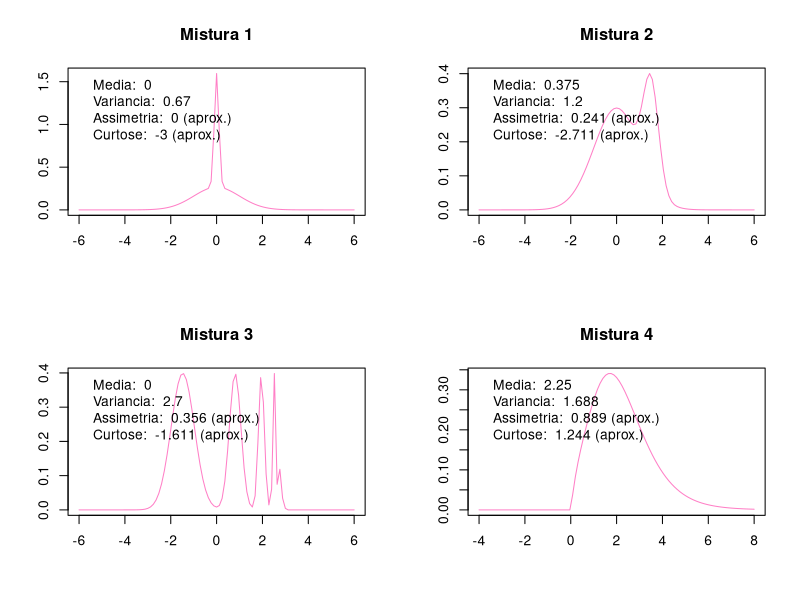
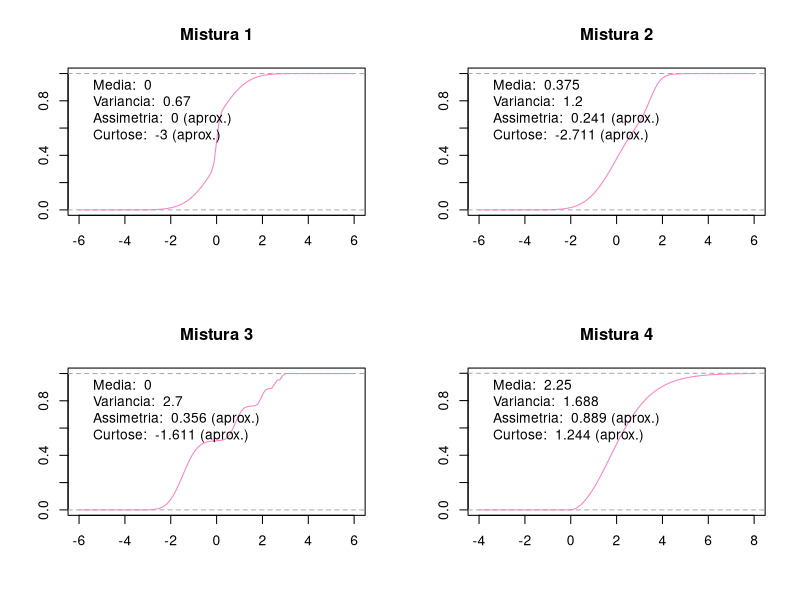
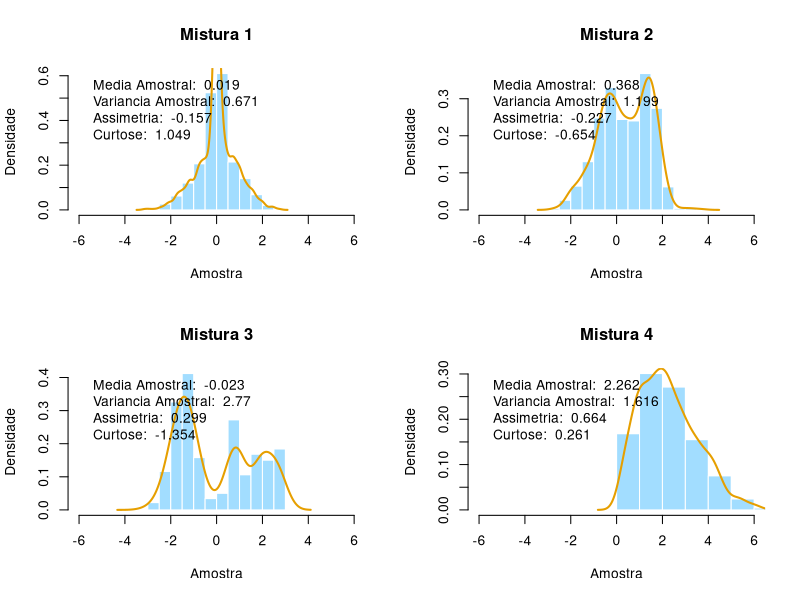
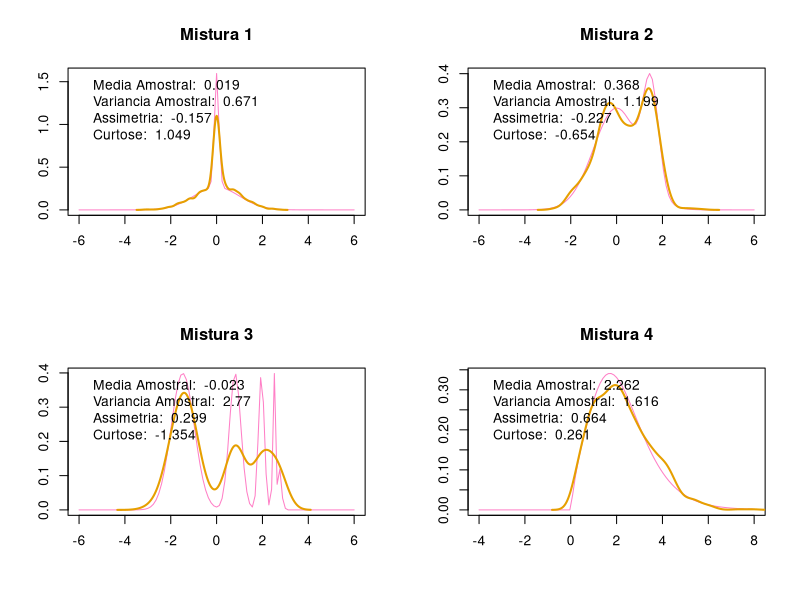
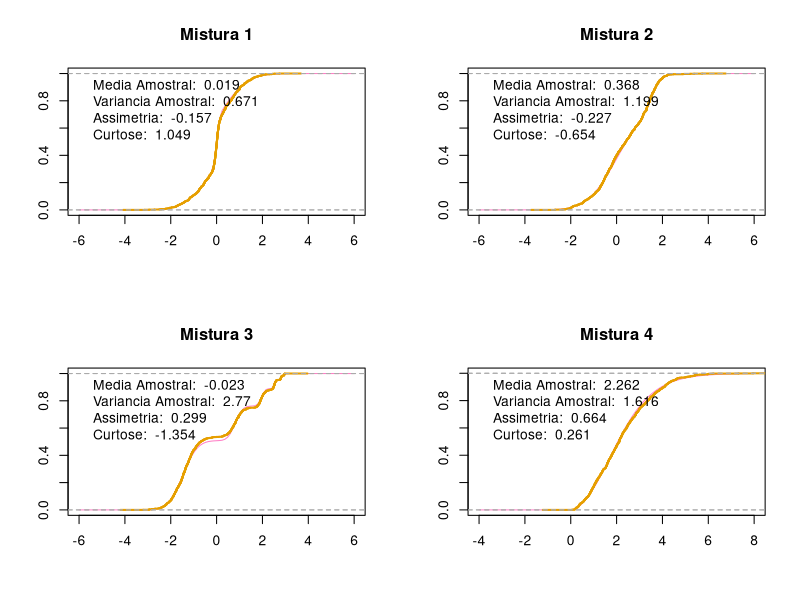

These figures' R source, in order:
## ---- chunk 1
knitr::opts_chunk$set(echo = FALSE)
## ---- chunk 2
# Bibliotecas:
library(e1071)
# Paletas de Cores Utilizadas:
  cores <- c(
    "#FF7FC6", "#D55E00", "#E69F00", "#F0E442","#0072B2", "#A2DDFF", "#009E73", ## Paleta Wong
    "#FFFFFF", "#AAAAAA", "#000000" ## Neutras
    )
## ---- chunk 3
#### Funções para calcular e visualizar as densidade das misturas ######################. -----

## "d.": Calcula a função de densidade de probabilidade.
## "p.": Calcula a função de distribuição acumulada.
## "c.": Calcula as estatísticas.

## x: Variavel.
## p: Vetor de pesos.
## mi: Vetor de medias.
## dp: Vetor de desvios padrao.

d.Mist.norm <- function(x, p, mi, dp) {
  densidade <- 0 ## Cria o vetor de densidades.
  for (i in 1:length(p)) {
    densidade <- densidade+p[i]*dnorm(x, mean = mi[i], sd = dp[i]) ## Soma as densidades.
  }
  return(densidade)
}

p.Mist.norm <- function(x, p, mi, dp) {
  p.acumulada <- rep(0, length(x))
  for (i in 1:length(p)) {
    p.acumulada <- p.acumulada+p[i]*pnorm(x, mean = mi[i], sd = dp[i])
  }
  return(p.acumulada)
}

c.Mist.Norm <- function(p, mi, dp) {
  media <- sum(p*mi) ## Calcula a média (exato).
  variancia <- sum(p*(dp**2+mi**2))-media**2 ## Calcula a variância (exato).
  assimetria <- sum(p*((mi-media)/sqrt(variancia))**3) ## Calcula o coeficiente de assimetria usando momentos (aproximado).
  curtose <- sum(p*((mi-media)/sqrt(variancia))**4)-3 ## Calcula o excesso de curtose usando momentos (aproximado).
  return(list(media = media, 
              variancia = variancia, 
              assimetria = assimetria, 
              curtose = curtose)) ## Retorna uma lista contendo as estatísticas.
}

d.Mist.gama <- function(x, p, forma, taxa) {
  densidade <- 0 ## Cria o vetor de densidades.
  for (i in 1:length(p)) {
    densidade <- densidade+p[i]*dgamma(x, shape = forma[i], rate = taxa[i]) ## Soma as densidades.
  }
  return(densidade)
}

p.Mist.gama <- function(x, p, forma, taxa) {
  p.acumulada <- rep(0, length(x))
  for (i in 1:length(p)) {
    p.acumulada <- p.acumulada+p[i]*pgamma(x, shape = forma[i], rate = taxa[i])
  }
  return(p.acumulada)
}

c.Mist.gama <- function(p, forma, taxa) {
  media <- sum(p*(forma/taxa)) ## Calcula a média (exato).
  variancia <- sum(p*(forma/taxa**2+(forma/taxa)**2))-media**2 ## Calcula a variância (exato).
  assimetria <- sum(p*(2/sqrt(forma)))/sqrt(variancia) ## Calcula o coeficiente de assimetria usando momentos (aproximado).
  curtose <- sum(p*(6/forma))/variancia ## Calcula o excesso de curtose usando momentos (aproximado).
  return(list(media = media, 
              variancia = variancia, 
              assimetria = assimetria, 
              curtose = curtose)) ## Retorna uma lista contendo as estatísticas.
}
#########################################################################################.
## ---- chunk 4
set.seed(666) ## Define a semente.

# 1) -----
pesos1 <- c(2/3, 1/3) ## Vetor de pesos.
medias1 <- c(0, 0) ## Vetor de medias.
desvios1 <- c(1, 1/10) ## Vetor de desvios padrao.
estatisticas.pop1 <- c.Mist.Norm(p = pesos1, mi = medias1, dp = desvios1) ## Calcula as estatísticas.

# 2) -----
pesos2 <- c(3/4, 1/4) ## Vetor de pesos.
medias2 <- c(0, 3/2) ## Vetor de medias.
desvios2 <- c(1, 1/3) ## Vetor de desvios padrao.
estatisticas.pop2 <- c.Mist.Norm(p = pesos2, mi = medias2, dp = desvios2) ## Calcula as estatísticas.

# 3) -----
pesos3 <- sapply(0:5, function(i) (2^(5 - i)) / 63) ## Vetor de pesos.
medias3 <- sapply(0:5, function(i) (65 - 96 *(1/2)**i) / 21) ## Vetor de medias.
desvios3 <- sapply(0:5, function(i) sqrt((32/63)**2 / 2**(2*i))) ## Vetor de desvios padrao.
estatisticas.pop3 <- c.Mist.Norm(p = pesos3, mi = medias3, dp = desvios3) ## Calcula as estatísticas.

# 4) -----
pesos4 <- c(0.5, 0.5) ## Vetor de pesos.
formas4 <- c(2, 5) ## Vetor de formas.
taxas4 <- c(1, 2) ## Vetor de taxas.
estatisticas.pop4 <- c.Mist.gama(p = pesos4, forma = formas4, taxa = taxas4) ## Calcula as estatísticas.

# Armazenando as estatísticas em uma lista
lista.estatisticas <- list(estatisticas.pop1, estatisticas.pop2, estatisticas.pop3, estatisticas.pop4) ## Armazenando as estatísticas em uma lista

for (i in 1:4) {
  elementos <- lista.estatisticas[[i]] ## Separa os elementos de cada mistura.
  texto <- c(paste("Mistura ", i, ":"),
             paste("Media: ", round(elementos$media, 3)), 
             paste("Variancia: ", round(elementos$variancia, 3)),
             paste("Assimetria: ", round(elementos$assimetria, 3), "(aprox.)"),
             paste("Curtose: ", round(elementos$curtose, 3), "(aprox.)")) ## Armazena as estatísticas
  cat(texto, sep = "\n") ## Imprime as estatísticas.
  cat("\n\n") ## Adiciona um espaço para separar as informações de cada mistura.
}
## ---- chunk 5
par(mfrow = c(2,2)) ## Configura o layout gráfico.

# 1) -----
curve(d.Mist.norm(x, p = pesos1, mi = medias1, dp = desvios1), 
      main = "Mistura 1",
      xlab = "", ylab = "",
      from = -6, to = 6, col = cores[1]) ## Plota a curva de densidade.
legend("topleft", bty = "n",
       legend = c(paste("Media: ", round(estatisticas.pop1$media, 3)), 
                  paste("Variancia: ", round(estatisticas.pop1$variancia, 3)),
                  paste("Assimetria: ", round(estatisticas.pop1$assimetria, 3), "(aprox.)"),
                  paste("Curtose: ", round(estatisticas.pop1$curtose, 3), "(aprox.)"))) ## Adiciona a legenda.

# 2) -----
curve(d.Mist.norm(x, p = pesos2, mi = medias2, dp = desvios2), 
      main = "Mistura 2",
      xlab = "", ylab = "",
      from = -6, to = 6, col = cores[1]) ## Plota a curva de densidade.
legend("topleft", bty = "n",
       legend = c(paste("Media: ", round(estatisticas.pop2$media, 3)), 
                  paste("Variancia: ", round(estatisticas.pop2$variancia, 3)),
                  paste("Assimetria: ", round(estatisticas.pop2$assimetria, 3), "(aprox.)"),
                  paste("Curtose: ", round(estatisticas.pop2$curtose, 3), "(aprox.)"))) ## Adiciona a legenda.

# 3) -----
curve(d.Mist.norm(x, p = pesos3, mi = medias3, dp = desvios3), 
      main = "Mistura 3",
      xlab = "", ylab = "",
      from = -6, to = 6, col = cores[1]) ## Plota a curva de densidade.
legend("topleft", bty = "n",
       legend = c(paste("Media: ", round(estatisticas.pop3$media, 3)), 
                  paste("Variancia: ", round(estatisticas.pop3$variancia, 3)),
                  paste("Assimetria: ", round(estatisticas.pop3$assimetria, 3), "(aprox.)"),
                  paste("Curtose: ", round(estatisticas.pop3$curtose, 3), "(aprox.)"))) ## Adiciona a legenda.

# 4) -----
curve(d.Mist.gama(x, p = pesos4, forma = formas4, taxa = taxas4), 
      main = "Mistura 4",
      xlab = "", ylab = "",
      from = -4, to = 8, col = cores[1]) ## Plota a curva de densidade.
legend("topleft", bty = "n",
       legend = c(paste("Media: ", round(estatisticas.pop4$media, 3)), 
                  paste("Variancia: ", round(estatisticas.pop4$variancia, 3)),
                  paste("Assimetria: ", round(estatisticas.pop4$assimetria, 3), "(aprox.)"),
                  paste("Curtose: ", round(estatisticas.pop4$curtose, 3), "(aprox.)"))) ## Adiciona a legenda.

par(mfrow = c(1,1)) ## Restaura o layout padrão do gráfico.
## ---- chunk 6
par(mfrow = c(2,2)) ## Configura o layout gráfico.

# 1) -----
curve(p.Mist.norm(x, p = pesos1, mi = medias1, dp = desvios1), 
      main = "Mistura 1",
      xlab = "", ylab = "",
      from = -6, to = 6, col = cores[1]) ## Plota a curva de densidade.
abline(h = c(0,1), col = cores[9], lty = "dashed")
legend("topleft", bty = "n",
       legend = c(paste("Media: ", round(estatisticas.pop1$media, 3)), 
                  paste("Variancia: ", round(estatisticas.pop1$variancia, 3)),
                  paste("Assimetria: ", round(estatisticas.pop1$assimetria, 3), "(aprox.)"),
                  paste("Curtose: ", round(estatisticas.pop1$curtose, 3), "(aprox.)"))) ## Adiciona a legenda.

# 2) -----
curve(p.Mist.norm(x, p = pesos2, mi = medias2, dp = desvios2), 
      main = "Mistura 2",
      xlab = "", ylab = "",
      from = -6, to = 6, col = cores[1]) ## Plota a curva de densidade.
abline(h = c(0,1), col = cores[9], lty = "dashed")
legend("topleft", bty = "n",
       legend = c(paste("Media: ", round(estatisticas.pop2$media, 3)), 
                  paste("Variancia: ", round(estatisticas.pop2$variancia, 3)),
                  paste("Assimetria: ", round(estatisticas.pop2$assimetria, 3), "(aprox.)"),
                  paste("Curtose: ", round(estatisticas.pop2$curtose, 3), "(aprox.)"))) ## Adiciona a legenda.

# 3) -----
curve(p.Mist.norm(x, p = pesos3, mi = medias3, dp = desvios3), 
      main = "Mistura 3",
      xlab = "", ylab = "",
      from = -6, to = 6, col = cores[1]) ## Plota a curva de densidade.
abline(h = c(0,1), col = cores[9], lty = "dashed")
legend("topleft", bty = "n",
       legend = c(paste("Media: ", round(estatisticas.pop3$media, 3)), 
                  paste("Variancia: ", round(estatisticas.pop3$variancia, 3)),
                  paste("Assimetria: ", round(estatisticas.pop3$assimetria, 3), "(aprox.)"),
                  paste("Curtose: ", round(estatisticas.pop3$curtose, 3), "(aprox.)"))) ## Adiciona a legenda.

# 4) -----
curve(p.Mist.gama(x, p = pesos4, forma = formas4, taxa = taxas4), 
      main = "Mistura 4",
      xlab = "", ylab = "",
      from = -4, to = 8, col = cores[1]) ## Plota a curva de densidade.
abline(h = c(0,1), col = cores[9], lty = "dashed")
legend("topleft", bty = "n",
       legend = c(paste("Media: ", round(estatisticas.pop4$media, 3)), 
                  paste("Variancia: ", round(estatisticas.pop4$variancia, 3)),
                  paste("Assimetria: ", round(estatisticas.pop4$assimetria, 3), "(aprox.)"),
                  paste("Curtose: ", round(estatisticas.pop4$curtose, 3), "(aprox.)"))) ## Adiciona a legenda.

par(mfrow = c(1,1)) ## Restaura o layout padrão do gráfico.
## ---- chunk 7
#### Funções para gerar amostras das misturas ##########################################. -----

## n: Número de repetições.
## p: Vetor de pesos.
## mi: Vetor de medias.
## dp: Vetor de desvios padrao.

gerador.normal <- function(n, p, mi, dp) {
  num.comp <- length(p)
  amostra <- numeric(n)
  
  for (i in 1:n) {
    componente <- sample(1:num.comp, 1, prob = p)
    amostra[i] <- rnorm(1, mean = mi[componente], sd = dp[componente])
  }
  
  return(amostra)
}

gerador.gama <- function(n, p, forma, taxa) {
  num.comp <- length(p)
  amostra <- numeric(n)
  
  for (i in 1:n) {
    componente <- sample(1:num.comp, 1, prob = p)
    amostra[i] <- rgamma(1, shape = forma[componente], rate = taxa[componente])
  }
  
  return(amostra)
}

c.est.amostrais <- function(amostra) {
  media.amostral <- mean(amostra) ## Calcula a média amostral.
  var.amostral <- var(amostra) ## Calcula a variância amostral.
  assimetria <- skewness(amostra) ## Calcula o coeficiente de assimetria.
  curtose <- kurtosis(amostra) ## Calcula o excesso de curtose.
  
  return(list(media.amostral = media.amostral, 
              variancia.amostral = var.amostral, 
              assimetria = assimetria, 
              curtose = curtose)) ## Retorna uma lista contendo as estatísticas.
}

#########################################################################################.
## ---- chunk 8
set.seed(666) ## Define a semente.
par(mfrow = c(2,2)) ## Configura o layout gráfico.

# 1) -----
amostra1 <- gerador.normal(n = 1000, p = pesos1, mi = medias1, dp = desvios1) ## Gera a amostra.
estatisticas.amt1 <- c.est.amostrais(amostra1) ## Calcula as estatísticas.
densidade.amostral1 <- density(amostra1) ## Calcula a densidade.
hist(amostra1, breaks = 10, freq = F,
     main = "Mistura 1",
     xlab = "Amostra", ylab = "Densidade",
     xlim = c(-6,6),
     col = cores[6], border = cores[8]) ## Plota o histograma.
lines(densidade.amostral1, col = cores[3], lwd = 2) ## Plota a curva de densidade da amostra.
legend("topleft", bty = "n",
       legend = c(paste("Media Amostral: ", round(estatisticas.amt1$media.amostral, 3)), 
                  paste("Variancia Amostral: ", round(estatisticas.amt1$variancia.amostral, 3)),
                  paste("Assimetria: ", round(estatisticas.amt1$assimetria, 3)),
                  paste("Curtose: ", round(estatisticas.amt1$curtose, 3)))) ## Adiciona a legenda.

# 2) -----
amostra2 <- gerador.normal(n = 1000, p = pesos2, mi = medias2, dp = desvios2) ## Gera a amostra.
estatisticas.amt2 <- c.est.amostrais(amostra2) ## Calcula as estatísticas.
densidade.amostral2 <- density(amostra2) ## Calcula a densidade.
hist(amostra2, breaks = 10, freq = F,
     main = "Mistura 2",
     xlab = "Amostra", ylab = "Densidade",
     xlim = c(-6,6),
     col = cores[6], border = cores[8]) ## Plota o histograma.
lines(densidade.amostral2, col = cores[3], lwd = 2) ## Plota a curva de densidade da amostra.
legend("topleft", bty = "n",
       legend = c(paste("Media Amostral: ", round(estatisticas.amt2$media.amostral, 3)), 
                  paste("Variancia Amostral: ", round(estatisticas.amt2$variancia.amostral, 3)),
                  paste("Assimetria: ", round(estatisticas.amt2$assimetria, 3)),
                  paste("Curtose: ", round(estatisticas.amt2$curtose, 3)))) ## Adiciona a legenda.

# 3) -----
amostra3 <- gerador.normal(n = 1000, p = pesos3, mi = medias3, dp = desvios3) ## Gera a amostra.
estatisticas.amt3 <- c.est.amostrais(amostra3) ## Calcula as estatísticas.
densidade.amostral3 <- density(amostra3) ## Calcula a densidade.
hist(amostra3, breaks = 10, freq = F,
     main = "Mistura 3",
     xlab = "Amostra", ylab = "Densidade",
     xlim = c(-6,6),
     col = cores[6], border = cores[8]) ## Plota o histograma.
lines(densidade.amostral3, col = cores[3], lwd = 2) ## Plota a curva de densidade da amostra.
legend("topleft", bty = "n",
       legend = c(paste("Media Amostral: ", round(estatisticas.amt3$media.amostral, 3)), 
                  paste("Variancia Amostral: ", round(estatisticas.amt3$variancia.amostral, 3)),
                  paste("Assimetria: ", round(estatisticas.amt3$assimetria, 3)),
                  paste("Curtose: ", round(estatisticas.amt3$curtose, 3)))) ## Adiciona a legenda.

# 4) -----
amostra4 <- gerador.gama(n = 1000, p = pesos4, forma = formas4, taxa = taxas4) ## Gera a amostra.
estatisticas.amt4 <- c.est.amostrais(amostra4) ## Calcula as estatísticas.
densidade.amostral4 <- density(amostra4) ## Calcula a densidade.
hist(amostra4, breaks = 10, freq = F,
     main = "Mistura 4",
     xlab = "Amostra", ylab = "Densidade",
     xlim = c(-6,6),
     col = cores[6], border = cores[8]) ## Plota o histograma.
lines(densidade.amostral4, col = cores[3], lwd = 2) ## Plota a curva de densidade da amostra.
legend("topleft", bty = "n",
       legend = c(paste("Media Amostral: ", round(estatisticas.amt4$media.amostral, 3)), 
                  paste("Variancia Amostral: ", round(estatisticas.amt4$variancia.amostral, 3)),
                  paste("Assimetria: ", round(estatisticas.amt4$assimetria, 3)),
                  paste("Curtose: ", round(estatisticas.amt4$curtose, 3)))) ## Adiciona a legenda.

par(mfrow = c(1,1)) ## Restaura o layout padrão do gráfico.
## ---- chunk 9
par(mfrow = c(2,2)) ## Configura o layout gráfico.

# 1) -----
curve(d.Mist.norm(x, p = pesos1, mi = medias1, dp = desvios1), 
      main = "Mistura 1",
      xlab = "", ylab = "",
      from = -6, to = 6, col = cores[1]) ## Plota a curva de densidade.
lines(densidade.amostral1, col = cores[3], lwd = 2) ## Plota a curva de densidade da amostra.
legend("topleft", bty = "n",
       legend = c(paste("Media Amostral: ", round(estatisticas.amt1$media.amostral, 3)), 
                  paste("Variancia Amostral: ", round(estatisticas.amt1$variancia.amostral, 3)),
                  paste("Assimetria: ", round(estatisticas.amt1$assimetria, 3)),
                  paste("Curtose: ", round(estatisticas.amt1$curtose, 3)))) ## Adiciona a legenda.

# 2) -----
curve(d.Mist.norm(x, p = pesos2, mi = medias2, dp = desvios2), 
      main = "Mistura 2",
      xlab = "", ylab = "",
      from = -6, to = 6, col = cores[1]) ## Plota a curva de densidade.
lines(densidade.amostral2, col = cores[3], lwd = 2) ## Plota a curva de densidade da amostra.
legend("topleft", bty = "n",
       legend = c(paste("Media Amostral: ", round(estatisticas.amt2$media.amostral, 3)), 
                  paste("Variancia Amostral: ", round(estatisticas.amt2$variancia.amostral, 3)),
                  paste("Assimetria: ", round(estatisticas.amt2$assimetria, 3)),
                  paste("Curtose: ", round(estatisticas.amt2$curtose, 3)))) ## Adiciona a legenda.

# 3) -----
curve(d.Mist.norm(x, p = pesos3, mi = medias3, dp = desvios3), 
      main = "Mistura 3",
      xlab = "", ylab = "",
      from = -6, to = 6, col = cores[1]) ## Plota a curva de densidade.
lines(densidade.amostral3, col = cores[3], lwd = 2) ## Plota a curva de densidade da amostra.
legend("topleft", bty = "n",
       legend = c(paste("Media Amostral: ", round(estatisticas.amt3$media.amostral, 3)), 
                  paste("Variancia Amostral: ", round(estatisticas.amt3$variancia.amostral, 3)),
                  paste("Assimetria: ", round(estatisticas.amt3$assimetria, 3)),
                  paste("Curtose: ", round(estatisticas.amt3$curtose, 3)))) ## Adiciona a legenda.

# 4) -----
curve(d.Mist.gama(x, p = pesos4, forma = formas4, taxa = taxas4), 
      main = "Mistura 4",
      xlab = "", ylab = "",
      from = -4, to = 8, col = cores[1]) ## Plota a curva de densidade.
lines(densidade.amostral4, col = cores[3], lwd = 2) ## Plota a curva de densidade da amostra.
legend("topleft", bty = "n",
       legend = c(paste("Media Amostral: ", round(estatisticas.amt4$media.amostral, 3)), 
                  paste("Variancia Amostral: ", round(estatisticas.amt4$variancia.amostral, 3)),
                  paste("Assimetria: ", round(estatisticas.amt4$assimetria, 3)),
                  paste("Curtose: ", round(estatisticas.amt4$curtose, 3)))) ## Adiciona a legenda.

par(mfrow = c(1,1)) ## Restaura o layout padrão do gráfico.
## ---- chunk 10
par(mfrow = c(2,2)) ## Configura o layout gráfico.

# 1) -----
curve(p.Mist.norm(x, p = pesos1, mi = medias1, dp = desvios1), 
      main = "Mistura 1",
      xlab = "", ylab = "",
      from = -6, to = 6, col = cores[1]) ## Plota a curva de densidade.
lines(ecdf(amostra1), pch = NA, col = cores[3], lwd = 2) ## Plota a curva de distribuição empírica.
abline(h = c(0,1), col = cores[9], lty = "dashed") ## Traça um eixo pontilhado nos pontos y = c(0,1).
legend("topleft", bty = "n",
       legend = c(paste("Media Amostral: ", round(estatisticas.amt1$media.amostral, 3)), 
                  paste("Variancia Amostral: ", round(estatisticas.amt1$variancia.amostral, 3)),
                  paste("Assimetria: ", round(estatisticas.amt1$assimetria, 3)),
                  paste("Curtose: ", round(estatisticas.amt1$curtose, 3)))) ## Adiciona a legenda.

# 2) -----
curve(p.Mist.norm(x, p = pesos2, mi = medias2, dp = desvios2), 
      main = "Mistura 2",
      xlab = "", ylab = "",
      from = -6, to = 6, col = cores[1]) ## Plota a curva de densidade.
lines(ecdf(amostra2), pch = NA, col = cores[3], lwd = 2) ## Plota a curva de distribuição empírica.
abline(h = c(0,1), col = cores[9], lty = "dashed") ## Traça um eixo pontilhado nos pontos y = c(0,1).
legend("topleft", bty = "n",
       legend = c(paste("Media Amostral: ", round(estatisticas.amt2$media.amostral, 3)), 
                  paste("Variancia Amostral: ", round(estatisticas.amt2$variancia.amostral, 3)),
                  paste("Assimetria: ", round(estatisticas.amt2$assimetria, 3)),
                  paste("Curtose: ", round(estatisticas.amt2$curtose, 3)))) ## Adiciona a legenda.

# 3) -----
curve(p.Mist.norm(x, p = pesos3, mi = medias3, dp = desvios3), 
      main = "Mistura 3",
      xlab = "", ylab = "",
      from = -6, to = 6, col = cores[1]) ## Plota a curva de densidade.
lines(ecdf(amostra3), pch = NA, col = cores[3], lwd = 2) ## Plota a curva de distribuição empírica.
abline(h = c(0,1), col = cores[9], lty = "dashed") ## Traça um eixo pontilhado nos pontos y = c(0,1).
legend("topleft", bty = "n",
       legend = c(paste("Media Amostral: ", round(estatisticas.amt3$media.amostral, 3)), 
                  paste("Variancia Amostral: ", round(estatisticas.amt3$variancia.amostral, 3)),
                  paste("Assimetria: ", round(estatisticas.amt3$assimetria, 3)),
                  paste("Curtose: ", round(estatisticas.amt3$curtose, 3)))) ## Adiciona a legenda.

# 4) -----
curve(p.Mist.gama(x, p = pesos4, forma = formas4, taxa = taxas4), 
      main = "Mistura 4",
      xlab = "", ylab = "",
      from = -4, to = 8, col = cores[1]) ## Plota a curva de densidade.
lines(ecdf(amostra4), pch = NA, col = cores[3], lwd = 2) ## Plota a curva de distribuição empírica.
abline(h = c(0,1), col = cores[9], lty = "dashed") ## Traça um eixo pontilhado nos pontos y = c(0,1).
legend("topleft", bty = "n",
       legend = c(paste("Media Amostral: ", round(estatisticas.amt4$media.amostral, 3)), 
                  paste("Variancia Amostral: ", round(estatisticas.amt4$variancia.amostral, 3)),
                  paste("Assimetria: ", round(estatisticas.amt4$assimetria, 3)),
                  paste("Curtose: ", round(estatisticas.amt4$curtose, 3)))) ## Adiciona a legenda.

par(mfrow = c(1,1)) ## Restaura o layout padrão do gráfico.
## ---- chunk 11
# 1) -----
resultado2 <- ks.test(amostra1, "p.Mist.norm", p = pesos1, mi = medias1, dp = desvios1)
cat("P-valor: ", resultado2$p.value, "\n")

# 2) -----
resultado2 <- ks.test(amostra2, "p.Mist.norm", p = pesos2, mi = medias2, dp = desvios2)
cat("P-valor: ", resultado2$p.value, "\n")

# 3) -----
resultado3 <- ks.test(amostra3, "p.Mist.norm", p = pesos3, mi = medias3, dp = desvios3)
cat("P-valor: ", resultado3$p.value, "\n")

# 4) -----
resultado4 <- ks.test(amostra4, "p.Mist.gama", p = pesos4, forma = formas4, taxa = taxas4)
cat("P-valor: ", resultado4$p.value, "\n")
